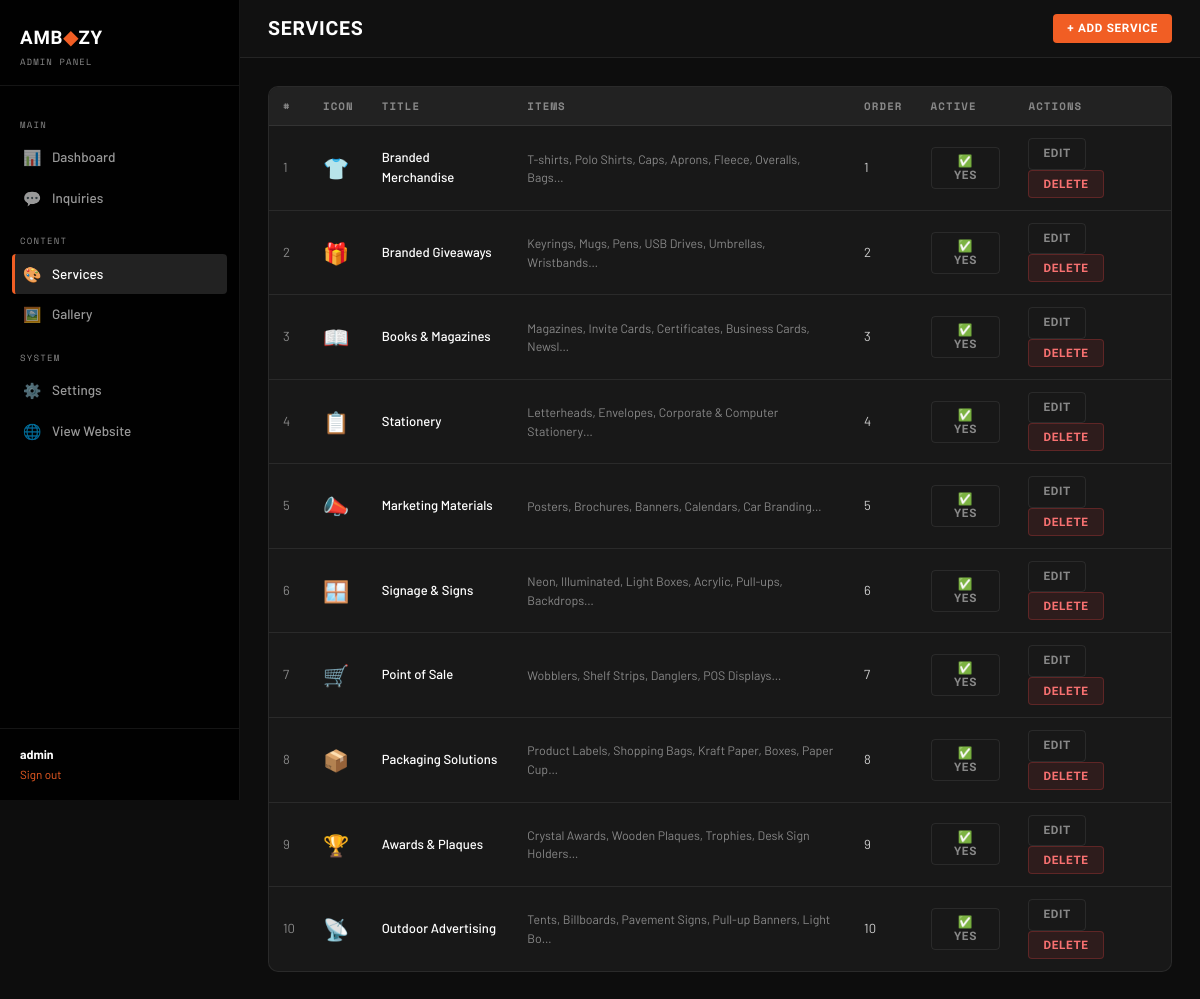
Screenshot of /admin/services.php (signed in) with the database file from the repository.
### tables this page shows
CREATE TABLE IF NOT EXISTS `services` (
  `id`          INT UNSIGNED   NOT NULL AUTO_INCREMENT,
  `icon`        VARCHAR(10)    DEFAULT '🎨',
  `title`       VARCHAR(120)   NOT NULL,
  `description` TEXT           DEFAULT NULL,
  `items`       TEXT           DEFAULT NULL,
  `sort_order`  TINYINT        NOT NULL DEFAULT 0,
  `is_active`   TINYINT(1)     NOT NULL DEFAULT 1,
  `created_at`  DATETIME       NOT NULL DEFAULT CURRENT_TIMESTAMP,
  PRIMARY KEY (`id`),
  KEY `idx_sort` (`sort_order`)
);

### admin/services.php (the view, shortened to what this page needs)
<?php
require_once dirname(__DIR__) . '/includes/db.php';
$active_page = 'services';
$edit_id = (int)($_GET['edit'] ?? 0);
$edit_row = null;
$services = $pdo ? $pdo->query("SELECT * FROM services ORDER BY sort_order")->fetchAll() : [];
?>
<!DOCTYPE html>
<html lang="en">
<head>
  <link rel="stylesheet" href="/assets/css/admin.css">
</head>
<body>
<div class="admin-layout">
  <?php require_once __DIR__ . '/partials/sidebar.php'; ?>
  <div>
    <div class="topbar">
      <div class="topbar-title">Services</div>
      <a href="?edit=new" class="btn btn-primary btn-sm">+ Add Service</a>
    </div>
    <div class="main-content">
      <?php if ($edit_id || isset($_GET['edit'])): ?>
      <div class="card" style="max-width:600px">
        <div class="card-header">
          <div class="card-title"><?= $edit_row ? 'Edit Service' : 'Add Service' ?></div>
          <a href="/admin/services.php" class="btn btn-ghost btn-sm">Cancel</a>
        </div>
        <div class="card-body">
          <form method="POST">
            <input type="hidden" name="action" value="save">
            <?php if ($edit_row): ?><input type="hidden" name="id" value="<?= $edit_row['id'] ?>"><?php endif; ?>
            <div class="form-row">
              <div class="form-group">
                <label class="form-label">Icon (emoji)</label>
                <input class="form-control" name="icon" value="<?= htmlspecialchars($edit_row['icon'] ?? '🎨') ?>" placeholder="🎨">
              </div>
              <div class="form-group">
                <label class="form-label">Sort Order</label>
                <input class="form-control" type="number" name="sort_order" value="<?= $edit_row['sort_order'] ?? 0 ?>">
              </div>
            </div>
            <div class="form-group">
              <label class="form-label">Title *</label>
              <input class="form-control" name="title" required value="<?= htmlspecialchars($edit_row['title'] ?? '') ?>" placeholder="Branded Merchandise">
            </div>
            <div class="form-group">
              <label class="form-label">Items (comma-separated)</label>
              <input class="form-control" name="items" value="<?= htmlspecialchars($edit_row['items'] ?? '') ?>" placeholder="T-shirts, Caps, Bags">
            </div>
            <div class="form-group">
              <label class="form-label">Description</label>
              <textarea class="form-control" name="description"><?= htmlspecialchars($edit_row['description'] ?? '') ?></textarea>
            </div>
            <div class="form-group flex items-center gap-8">
              <input type="checkbox" id="is_active" name="is_active" <?= ($edit_row['is_active'] ?? 1) ? 'checked' : '' ?>>
              <label for="is_active" class="form-label mb-0">Active (show on website)</label>
            </div>
            <button class="btn btn-primary">Save Service</button>
          </form>
        </div>
      </div>
      <?php else: ?>
      <div class="card">
        <div class="table-wrap">
          <table>
            <thead><tr><th>#</th><th>Icon</th><th>Title</th><th>Items</th><th>Order</th><th>Active</th><th>Actions</th></tr></thead>
            <tbody>
              <?php foreach ($services as $s): ?>
              <tr>
                <td class="text-muted"><?= $s['id'] ?></td>
                <td style="font-size:1.4rem"><?= $s['icon'] ?></td>
                <td style="color:var(--wh);font-weight:500"><?= htmlspecialchars($s['title']) ?></td>
                <td class="text-muted text-sm"><?= htmlspecialchars(substr($s['items'],0,60)) ?>…</td>
                <td><?= $s['sort_order'] ?></td>
                <td>
                  <form method="POST" style="display:inline">
                    <button class="btn btn-ghost btn-sm"><?= $s['is_active'] ? '✅ Yes' : '❌ No' ?></button>
                  </form>
                </td>
                <td>
                  <a href="?edit=<?= $s['id'] ?>" class="btn btn-ghost btn-sm">Edit</a>
                  <form method="POST" style="display:inline" onsubmit="return confirm('Delete this service?')">
                    <button class="btn btn-danger btn-sm">Delete</button>
                  </form>
                </td>
              </tr>
              <?php endforeach; ?>
            </tbody>
          </table>
        </div>
      </div>
      <?php endif; ?>
    </div>
  </div>
</div>
</body>
</html>

### admin/partials/sidebar.php (shortened to what this page needs)
<?php
$active_page = $active_page ?? '';
?>
<aside class="sidebar">
  <div class="sidebar-logo">
    <a href="/admin/dashboard.php">AMB<span>◆</span>ZY</a>
    <div class="sub">Admin Panel</div>
  </div>
  <nav class="sidebar-nav">
    <div class="nav-section-label">Main</div>
    <div class="nav-item">
      <a href="/admin/dashboard.php" class="<?= $active_page==='dashboard'?'active':'' ?>">
        <span class="icon">📊</span> Dashboard
      </a>
    </div>
    <div class="nav-item">
      <a href="/admin/inquiries.php" class="<?= $active_page==='inquiries'?'active':'' ?>">
        <span class="icon">💬</span> Inquiries
      </a>
    </div>
    <div class="nav-section-label">Content</div>
    <div class="nav-item">
      <a href="/admin/services.php" class="<?= $active_page==='services'?'active':'' ?>">
        <span class="icon">🎨</span> Services
      </a>
    </div>
    <div class="nav-item">
      <a href="/admin/gallery.php" class="<?= $active_page==='gallery'?'active':'' ?>">
        <span class="icon">🖼️</span> Gallery
      </a>
    </div>
    <div class="nav-section-label">System</div>
    <div class="nav-item">
      <a href="/admin/settings.php" class="<?= $active_page==='settings'?'active':'' ?>">
        <span class="icon">⚙️</span> Settings
      </a>
    </div>
    <div class="nav-item">
      <a href="/" target="_blank">
        <span class="icon">🌐</span> View Website
      </a>
    </div>
  </nav>
  <div class="sidebar-footer">
    <div class="sidebar-user">
      <strong><?= htmlspecialchars($_SESSION['admin_user'] ?? 'Admin') ?></strong>
      <a href="/admin/logout.php">Sign out</a>
    </div>
  </div>
</aside>

### assets/css/admin.css (style rules this page uses)
:root { --o:#F15E24; --od:#c94a16; --og:rgba(241,94,36,0.12); --bk:#010101; --s0:#0d0d0d; --s1:#111; --s2:#181818; --s3:#222; --bd:rgba(255,255,255,0.08); --bd2:rgba(255,255,255,0.14); --gm:#888; --tb:#ccc; --wh:#fff; --fd:'Barlow Condensed',sans-serif; --fb:'Barlow',sans-serif; --fm:'Space Mono',monospace; --r:4px; --rl:10px; --tr:.25s cubic-bezier(.4,0,.2,1); --sh:0 4px 24px rgba(0,0,0,.4); }
*,*::before,*::after { box-sizing:border-box;margin:0;padding:0 }
html { font-size:15px }
body { font-family:var(--fb);background:var(--s0);color:var(--wh);line-height:1.5;min-height:100vh }
a { color:inherit;text-decoration:none }
button { font-family:inherit;cursor:pointer;border:none }
.admin-layout { display:grid;grid-template-columns:240px 1fr;min-height:100vh }
.sidebar { background:var(--bk);border-right:1px solid var(--bd);display:flex;flex-direction:column;position:sticky;top:0;height:100vh;overflow-y:auto }
.sidebar-logo { padding:24px 20px 16px;border-bottom:1px solid var(--bd) }
.sidebar-logo a { font-family:var(--fd);font-weight:900;font-size:1.25rem;text-transform:uppercase;letter-spacing:.04em;color:var(--wh) }
.sidebar-logo span { color:var(--o) }
.sidebar-logo .sub { font-family:var(--fm);font-size:9px;letter-spacing:.12em;text-transform:uppercase;color:var(--gm);margin-top:3px }
.sidebar-nav { padding:16px 12px;flex:1 }
.nav-section-label { font-family:var(--fm);font-size:9px;letter-spacing:.14em;text-transform:uppercase;color:var(--gm);padding:8px 8px 6px;margin-top:8px }
.nav-item a { display:flex;align-items:center;gap:10px;padding:9px 10px;border-radius:var(--r);font-size:.9rem;font-weight:500;color:rgba(255,255,255,.6);transition:var(--tr) }
.nav-item a.active { color:var(--wh);background:var(--s3);border-left:3px solid var(--o);padding-left:7px }
.nav-item a .icon { font-size:1rem;width:20px;text-align:center;flex-shrink:0 }
.sidebar-footer { padding:16px 20px;border-top:1px solid var(--bd) }
.sidebar-user { font-size:.82rem;color:var(--gm) }
.sidebar-user strong { color:var(--wh);display:block;margin-bottom:2px }
.sidebar-user a { color:var(--o);font-size:.78rem }
.topbar { background:var(--s1);border-bottom:1px solid var(--bd);padding:0 28px;height:58px;display:flex;align-items:center;justify-content:space-between;position:sticky;top:0;z-index:50 }
.topbar-title { font-family:var(--fd);font-weight:800;font-size:1.3rem;text-transform:uppercase;letter-spacing:.04em }
.main-content { padding:28px;overflow-x:auto }
.card { background:var(--s2);border:1px solid var(--bd);border-radius:var(--rl);overflow:hidden }
.table-wrap { overflow-x:auto }
table { width:100%;border-collapse:collapse;font-size:.87rem }
thead th { background:var(--s3);padding:11px 14px;text-align:left;font-family:var(--fm);font-size:.72rem;letter-spacing:.1em;text-transform:uppercase;color:var(--gm);white-space:nowrap;border-bottom:1px solid var(--bd) }
tbody td { padding:12px 14px;border-bottom:1px solid var(--bd);vertical-align:middle;color:var(--tb) }
tbody tr:last-child td { border-bottom:none }
.btn { display:inline-flex;align-items:center;gap:8px;font-family:var(--fd);font-weight:700;font-size:.85rem;letter-spacing:.06em;text-transform:uppercase;padding:9px 20px;border-radius:var(--r);transition:var(--tr);cursor:pointer }
.btn-primary { background:var(--o);color:var(--wh) }
.btn-ghost { background:transparent;color:var(--gm);border:1px solid var(--bd) }
.btn-danger { background:rgba(239,68,68,.1);color:#f87171;border:1px solid rgba(239,68,68,.25) }
.btn-sm { padding:6px 14px;font-size:.78rem }
.text-muted { color:var(--gm) }
.text-sm { font-size:.82rem }

### rows the page displays
services: id "1", icon "👕", title "Branded Merchandise", items "T-shirts, Polo Shirts, Caps, Aprons, Fleece, Overalls, Bags", sort_order "1", is_active "✅ YES"
services: id "2", icon "🎁", title "Branded Giveaways", items "Keyrings, Mugs, Pens, USB Drives, Umbrellas, Wristbands", sort_order "2", is_active "✅ YES"
services: id "3", icon "📖", title "Books & Magazines", items "Magazines, Invite Cards, Certificates, Business Cards, Newsl", sort_order "3", is_active "✅ YES"
services: id "4", icon "📋", title "Stationery", items "Letterheads, Envelopes, Corporate & Computer Stationery", sort_order "4", is_active "✅ YES"
services: id "5", icon "📣", title "Marketing Materials", items "Posters, Brochures, Banners, Calendars, Car Branding", sort_order "5", is_active "✅ YES"
services: id "6", icon "🪟", title "Signage & Signs", items "Neon, Illuminated, Light Boxes, Acrylic, Pull-ups, Backdrops", sort_order "6", is_active "✅ YES"
services: id "7", icon "🛒", title "Point of Sale", items "Wobblers, Shelf Strips, Danglers, POS Displays", sort_order "7", is_active "✅ YES"
services: id "8", icon "📦", title "Packaging Solutions", items "Product Labels, Shopping Bags, Kraft Paper, Boxes, Paper Cup", sort_order "8", is_active "✅ YES"
services: id "9", icon "🏆", title "Awards & Plaques", items "Crystal Awards, Wooden Plaques, Trophies, Desk Sign Holders", sort_order "9", is_active "✅ YES"
services: id "10", icon "📡", title "Outdoor Advertising", items "Tents, Billboards, Pavement Signs, Pull-up Banners, Light Bo", sort_order "10", is_active "✅ YES"

### other values shown
$_SESSION['admin_user'] "admin"
